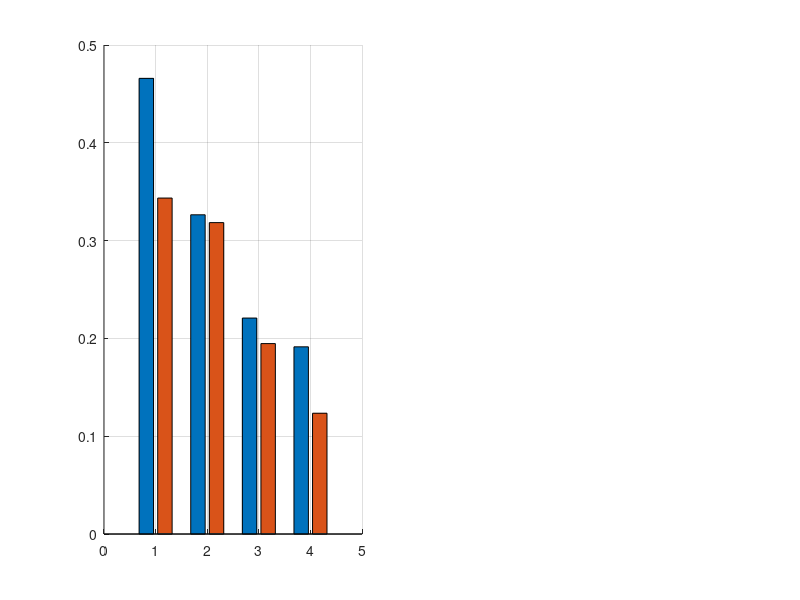

Recreate this plot in MATLAB. (Note: this script raises an error after producing the figure.)
clc
close all
clear

%% initialize array

RMSE_x = [0.4659 0.3435; 0.3264 0.3184; 0.2208, 0.1947; 0.1914 0.1235];
RMSE_pitch = [7.8265 8.8880; 5.7825 5.5373; 2.1279, 1.6016; 1.1177 3.1116];
aver_x = [0.1101 0.0377; 0.0275 0.0292; 0.0356 0.1284; 0.1115 0.1220];
current = [1.2766 1.2569; 1.2702 1.2591; 1.2559 1.3271; 1.2091 1.2797];

figure(1);

subplot(1,2,1);
hold on;
grid on;

c = bar(RMSE_x);
c(1).FaceColor = 'k';
c(2).FaceColor = [0.3010 0.7450 0.9330];
set(gca, 'XTick', 1:4, 'XTickLabel', {'0.2500Hz', '0.3333Hz', '0.5000Hz', '0.7500Hz'});
legend('Cascaded PID', 'Adaptive-FF');
set(gca, 'FontSize', 10);
ylabel('RMSE_{x} [m]')

subplot(1,2,2);
hold on;
grid on;

c = bar(RMSE_pitch);
c(1).FaceColor = 'k';
c(2).FaceColor = [0.3010 0.7450 0.9330];
set(gca, 'XTick', 1:4, 'XTickLabel', {'0.2500Hz', '0.3333Hz', '0.5000Hz', '0.7500Hz'});
legend('Cascaded PID', 'Adaptive-FF');
set(gca, 'FontSize', 10);
ylabel('RMSE_{\theta} [deg]')


figure(2);

subplot(1,2,1);
hold on;
grid on;

c = bar(aver_x);
c(1).FaceColor = 'k';
c(2).FaceColor = [0.3010 0.7450 0.9330];
set(gca, 'XTick', 1:4, 'XTickLabel', {'0.2500Hz', '0.3333Hz', '0.5000Hz', '0.7500Hz'});
legend('Cascaded PID', 'Adaptive-FF');
set(gca, 'FontSize', 10);
ylabel('Absolute value of X_{error} average [m]')

subplot(1,2,2);
hold on;
grid on;

c = bar(current);
c(1).FaceColor = 'k';
c(2).FaceColor = [0.3010 0.7450 0.9330];
set(gca, 'XTick', 1:4, 'XTickLabel', {'0.2500Hz', '0.3333Hz', '0.5000Hz', '0.7500Hz'});
legend('Cascaded PID', 'Adaptive-FF');
set(gca, 'FontSize', 10);
ylabel('Average current [A]')
